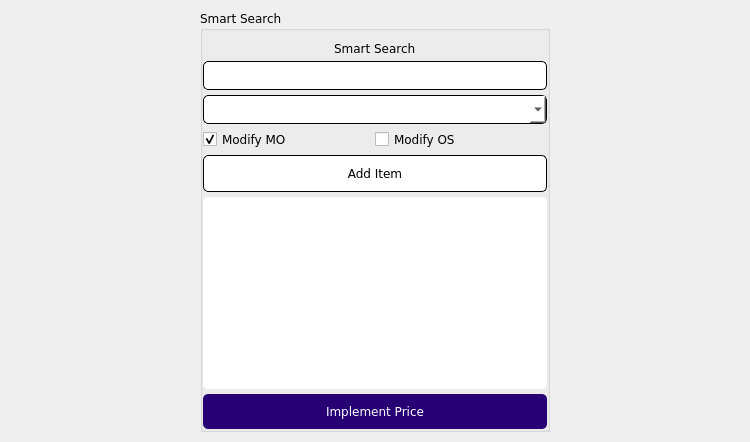
             <widget class="QWidget" name="tab_8">
              <attribute name="title">
               <string>Smart Search</string>
              </attribute>
              <layout class="QHBoxLayout" name="horizontalLayout_14">
               <property name="spacing">
                <number>0</number>
               </property>
               <property name="leftMargin">
                <number>0</number>
               </property>
               <property name="topMargin">
                <number>10</number>
               </property>
               <property name="rightMargin">
                <number>0</number>
               </property>
               <property name="bottomMargin">
                <number>10</number>
               </property>
               <item>
                <spacer name="horizontalSpacer_19">
                 <property name="orientation">
                  <enum>Qt::Horizontal</enum>
                 </property>
                 <property name="sizeHint" stdset="0">
                  <size>
                   <width>200</width>
                   <height>0</height>
                  </size>
                 </property>
                </spacer>
               </item>
               <item>
                <widget class="QGroupBox" name="groupBox_2">
                 <property name="sizePolicy">
                  <sizepolicy hsizetype="Preferred" vsizetype="Preferred">
                   <horstretch>0</horstretch>
                   <verstretch>0</verstretch>
                  </sizepolicy>
                 </property>
                 <property name="minimumSize">
                  <size>
                   <width>350</width>
                   <height>0</height>
                  </size>
                 </property>
                 <property name="maximumSize">
                  <size>
                   <width>350</width>
                   <height>16777215</height>
                  </size>
                 </property>
                 <property name="font">
                  <font>
                   <family>Verdana</family>
                  </font>
                 </property>
                 <property name="title">
                  <string>Smart Search</string>
                 </property>
                 <layout class="QGridLayout" name="gridLayout_18">
                  <property name="leftMargin">
                   <number>0</number>
                  </property>
                  <property name="topMargin">
                   <number>10</number>
                  </property>
                  <property name="rightMargin">
                   <number>0</number>
                  </property>
                  <property name="bottomMargin">
                   <number>0</number>
                  </property>
                  <property name="horizontalSpacing">
                   <number>0</number>
                  </property>
                  <property name="verticalSpacing">
                   <number>5</number>
                  </property>
                  <item row="3" column="0">
                   <widget class="QCheckBox" name="modMO2">
                    <property name="font">
                     <font>
                      <family>Verdana</family>
                     </font>
                    </property>
                    <property name="text">
                     <string>Modify MO</string>
                    </property>
                    <property name="checkable">
                     <bool>true</bool>
                    </property>
                    <property name="checked">
                     <bool>true</bool>
                    </property>
                   </widget>
                  </item>
                  <item row="3" column="1">
                   <widget class="QCheckBox" name="modSO2">
                    <property name="font">
                     <font>
                      <family>Verdana</family>
                     </font>
                    </property>
                    <property name="text">
                     <string>Modify OS</string>
                    </property>
                   </widget>
                  </item>
                  <item row="2" column="0" colspan="2">
                   <widget class="QComboBox" name="smartSearchList_2">
                    <property name="font">
                     <font>
                      <family>Verdana</family>
                     </font>
                    </property>
                    <property name="cursor">
                     <cursorShape>PointingHandCursor</cursorShape>
                    </property>
                    <property name="styleSheet">
                     <string notr="true">QComboBox {
	background-color: rgb(255, 255, 255);
	border: 1px solid;
	padding: 5px;
	border-radius: 5px
}

QComboBox QScrollBar:vertical {
    width: 10px;
}

QComboBox QScrollBar::handle:vertical {
    background-color: rgb(41, 0, 122); 
    min-height: 50px;
	border: 1px solid rgb(235, 235, 235)
}</string>
                    </property>
                   </widget>
                  </item>
                  <item row="1" column="0" colspan="2">
                   <widget class="QLineEdit" name="leSmartSearch_2">
                    <property name="font">
                     <font>
                      <family>Verdana</family>
                     </font>
                    </property>
                    <property name="styleSheet">
                     <string notr="true">background-color: rgb(255, 255, 255);
padding: 5px;
border: 1px solid;
border-radius: 5px</string>
                    </property>
                   </widget>
                  </item>
                  <item row="0" column="0" colspan="2" alignment="Qt::AlignHCenter">
                   <widget class="QLabel" name="labelSmartSearch_2">
                    <property name="font">
                     <font>
                      <family>Verdana</family>
                     </font>
                    </property>
                    <property name="text">
                     <string>Smart Search</string>
                    </property>
                   </widget>
                  </item>
                  <item row="6" column="0" colspan="2">
                   <widget class="QPushButton" name="addSmartSearch_2">
                    <property name="font">
                     <font>
                      <family>Verdana</family>
                     </font>
                    </property>
                    <property name="cursor">
                     <cursorShape>PointingHandCursor</cursorShape>
                    </property>
                    <property name="styleSheet">
                     <string notr="true">background-color: rgb(255, 255, 255);
padding: 10px;
border: 1px solid;
border-radius: 5px</string>
                    </property>
                    <property name="text">
                     <string>Add Item</string>
                    </property>
                   </widget>
                  </item>
                  <item row="7" column="0" colspan="2">
                   <widget class="QTextEdit" name="addedSS_2">
                    <property name="font">
                     <font>
                      <family>Verdana</family>
                     </font>
                    </property>
                    <property name="styleSheet">
                     <string notr="true">background-color: rgb(255, 255, 255);
border-radius: 5px</string>
                    </property>
                   </widget>
                  </item>
                  <item row="8" column="0" colspan="2">
                   <widget class="QPushButton" name="priceImpSmartSearch">
                    <property name="font">
                     <font>
                      <family>Verdana</family>
                     </font>
                    </property>
                    <property name="cursor">
                     <cursorShape>PointingHandCursor</cursorShape>
                    </property>
                    <property name="styleSheet">
                     <string notr="true">background-color: rgb(39, 0, 116);
padding: 10px;
border: none;
border-radius: 5px;
color: rgb(255, 255, 255)</string>
                    </property>
                    <property name="text">
                     <string>Implement Price</string>
                    </property>
                   </widget>
                  </item>
                 </layout>
                </widget>
               </item>
               <item>
                <spacer name="horizontalSpacer_20">
                 <property name="orientation">
                  <enum>Qt::Horizontal</enum>
                 </property>
                 <property name="sizeHint" stdset="0">
                  <size>
                   <width>200</width>
                   <height>0</height>
                  </size>
                 </property>
                </spacer>
               </item>
              </layout>
             </widget>
